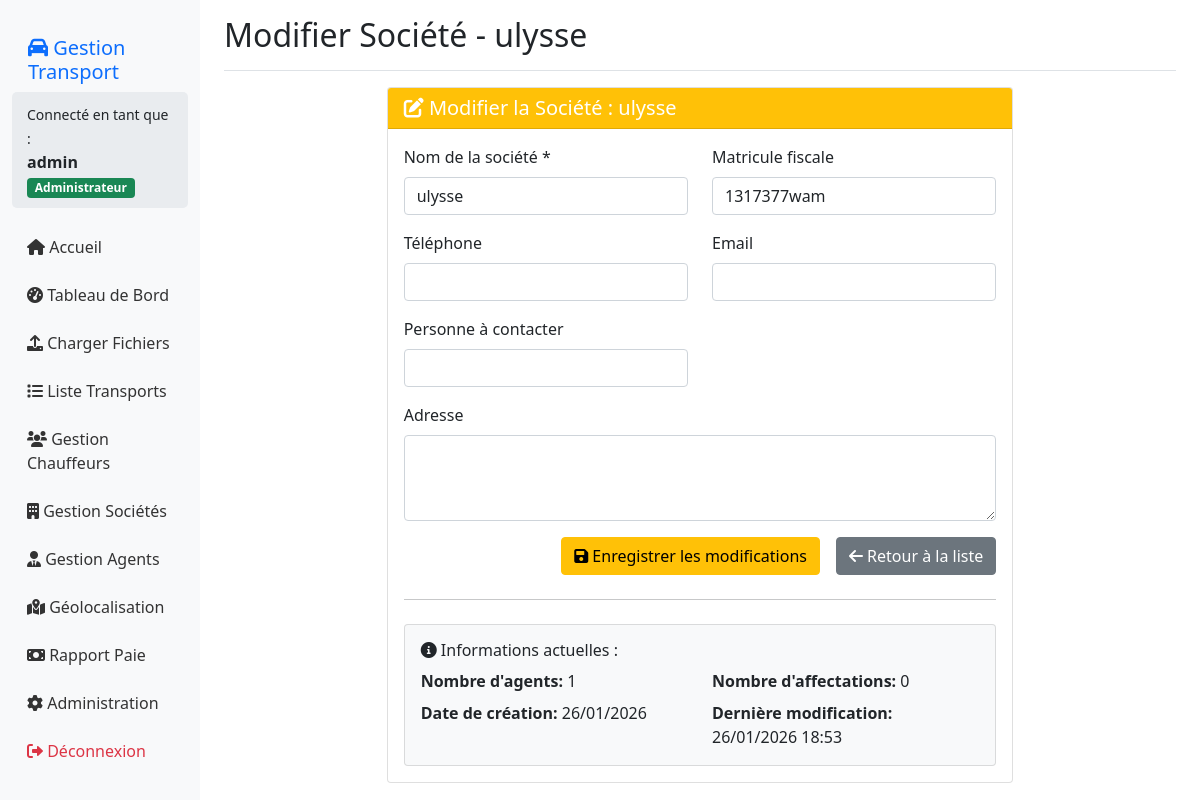
The app's page /societes/modifier/3/ (signed in) with its own data.
### gestion/models.py (models this page shows, shortened)
class Societe(models.Model):
    nom = models.CharField(max_length=200, unique=True, verbose_name="Nom de la société")
    matricule_fiscale = models.CharField(max_length=100, blank=True, null=True, verbose_name="Matricule fiscale")
    adresse = models.TextField(blank=True, null=True, verbose_name="Adresse de la société")
    telephone = models.CharField(max_length=20, blank=True, null=True, verbose_name="Téléphone de la société")
    email = models.EmailField(blank=True, null=True, verbose_name="Email de la société")
    contact_personne = models.CharField(max_length=200, blank=True, null=True, verbose_name="Personne à contacter")
    created_at = models.DateTimeField(default=timezone.now)
    updated_at = models.DateTimeField(auto_now=True)
    class Meta:
        verbose_name = "Société"
        verbose_name_plural = "Sociétés"
        ordering = ['nom']

### gestion/views.py (the view)
# urls.py: path('societes/modifier/<int:id>/', views.modifier_societe, name='modifier_societe'),
@login_required
def modifier_societe(request, id):
    societe = get_object_or_404(Societe, id=id)
    if request.method == 'POST':
        form = SocieteModificationForm(request.POST, instance=societe)
        if form.is_valid():
            form.save()
            messages.success(request, f'Société {societe.nom} modifiée avec succès')
            return redirect('societes')
        else:
            messages.error(request, 'Erreur dans le formulaire')
    else:
        form = SocieteModificationForm(instance=societe)
    agents_count = societe.agent_set.count()
    affectations_count = Affectation.objects.filter(agent__societe=societe).count()
    context = {
        'form': form,
        'societe': societe,
        'agents_count': agents_count,
        'affectations_count': affectations_count,
    }
    return render(request, 'gestion/modifier_societe.html', context)

### gestion/forms.py
class SocieteModificationForm(forms.ModelForm):
    class Meta:
        model = Societe
        fields = ['nom', 'matricule_fiscale', 'adresse', 'telephone', 'email', 'contact_personne']
        widgets = {
            'nom': forms.TextInput(attrs={'class': 'form-control'}),
            'matricule_fiscale': forms.TextInput(attrs={'class': 'form-control'}),
            'adresse': forms.Textarea(attrs={'class': 'form-control', 'rows': 3}),
            'telephone': forms.TextInput(attrs={'class': 'form-control'}),
            'email': forms.EmailInput(attrs={'class': 'form-control'}),
            'contact_personne': forms.TextInput(attrs={'class': 'form-control'}),
        }

### templates/gestion/modifier_societe.html (shortened to what this page needs)
{% extends 'gestion/base.html' %}
{% block page_title %}Modifier Société - {{ societe.nom }}{% endblock %}
{% block content %}
<div class="row">
    <div class="col-md-8 mx-auto">
        <div class="card">
            <div class="card-header bg-warning text-white">
                <h5 class="card-title mb-0">
                    <i class="fas fa-edit"></i> Modifier la Société : {{ societe.nom }}
                </h5>
            </div>
            <div class="card-body">
                <form method="post">
                    <div class="row">
                        <div class="col-md-6">
                            <div class="mb-3">
                                <label class="form-label">Nom de la société *</label>
                                {{ form.nom }}
                            </div>
                        </div>
                        <div class="col-md-6">
                            <div class="mb-3">
                                <label class="form-label">Matricule fiscale</label>
                                {{ form.matricule_fiscale }}
                            </div>
                        </div>
                    </div>
                    <div class="row">
                        <div class="col-md-6">
                            <div class="mb-3">
                                <label class="form-label">Téléphone</label>
                                {{ form.telephone }}
                            </div>
                        </div>
                        <div class="col-md-6">
                            <div class="mb-3">
                                <label class="form-label">Email</label>
                                {{ form.email }}
                            </div>
                        </div>
                    </div>
                    <div class="row">
                        <div class="col-md-6">
                            <div class="mb-3">
                                <label class="form-label">Personne à contacter</label>
                                {{ form.contact_personne }}
                            </div>
                        </div>
                    </div>
                    <div class="row">
                        <div class="col-md-12">
                            <div class="mb-3">
                                <label class="form-label">Adresse</label>
                                {{ form.adresse }}
                            </div>
                        </div>
                    </div>
                    <div class="d-grid gap-2 d-md-flex justify-content-md-end">
                        <button type="submit" class="btn btn-warning me-md-2">
                            <i class="fas fa-save"></i> Enregistrer les modifications
                        </button>
                        <a href="{% url 'societes' %}" class="btn btn-secondary">
                            <i class="fas fa-arrow-left"></i> Retour à la liste
                        </a>
                    </div>
                </form>
                <hr class="my-4">
                <div class="row">
                    <div class="col-12">
                        <div class="card bg-light">
                            <div class="card-body">
                                <h6><i class="fas fa-info-circle"></i> Informations actuelles :</h6>
                                <div class="row">
                                    <div class="col-md-6">
                                        <strong>Nombre d'agents:</strong> {{ agents_count }}
                                    </div>
                                    <div class="col-md-6">
                                        <strong>Nombre d'affectations:</strong> {{ affectations_count }}
                                    </div>
                                </div>
                                <div class="row mt-2">
                                    <div class="col-md-6">
                                        <strong>Date de création:</strong> {{ societe.created_at|date:"d/m/Y" }}
                                    </div>
                                    <div class="col-md-6">
                                        <strong>Dernière modification:</strong> {{ societe.updated_at|date:"d/m/Y H:i" }}
                                    </div>
                                </div>
                            </div>
                        </div>
                    </div>
                </div>
            </div>
        </div>
    </div>
</div>
{% endblock %}

### templates/gestion/base.html (shortened to what this page needs)
<!DOCTYPE html>
<html lang="fr">
<head>
    <link href="https://cdn.jsdelivr.net/npm/bootstrap@5.1.3/dist/css/bootstrap.min.css" rel="stylesheet">
    <link href="https://cdnjs.cloudflare.com/ajax/libs/font-awesome/6.0.0/css/all.min.css" rel="stylesheet">
</head>
<body>
    <div class="container-fluid">
        <div class="row">
            <nav class="col-md-3 col-lg-2 d-md-block sidebar">
                <div class="position-sticky pt-3">
                    <h5 class="px-3 text-primary"><i class="fas fa-car"></i> Gestion Transport</h5>
                    <div class="user-info">
                        <small>Connecté en tant que :</small><br>
                        <strong>{{ user.username }}</strong>
                        {% if user.is_staff %}
                        <span class="badge bg-success">Administrateur</span>
                        {% else %}
                        <span class="badge bg-info">Utilisateur</span>
                        {% endif %}
                    </div>
                    <ul class="nav flex-column">
                        <li class="nav-item">
                            <a class="nav-link" href="{% url 'index' %}">
                                <i class="fas fa-home"></i> Accueil
                            </a>
                        </li>
                        <li class="nav-item">
                            <a class="nav-link" href="{% url 'tableau_de_bord' %}">
                                <i class="fas fa-tachometer-alt"></i> Tableau de Bord
                            </a>
                        </li>
                        <li class="nav-item">
                            <a class="nav-link" href="{% url 'upload' %}">
                                <i class="fas fa-upload"></i> Charger Fichiers
                            </a>
                        </li>
                        <li class="nav-item">
                            <a class="nav-link" href="{% url 'liste_transports' %}">
                                <i class="fas fa-list"></i> Liste Transports
                            </a>
                        </li>
                        <li class="nav-item">
                            <a class="nav-link" href="{% url 'chauffeurs' %}">
                                <i class="fas fa-users"></i> Gestion Chauffeurs
                            </a>
                        </li>
                        <li class="nav-item">
                            <a class="nav-link" href="{% url 'societes' %}">
                                <i class="fas fa-building"></i> Gestion Sociétés
                            </a>
                        </li>
                        <li class="nav-item">
                            <a class="nav-link" href="{% url 'agents' %}">
                                <i class="fas fa-user-tie"></i> Gestion Agents
                            </a>
                        </li>
                        <li class="nav-item">
                            <a class="nav-link" href="{% url 'carte' %}">
                                <i class="fas fa-map-marked-alt"></i> Géolocalisation
                            </a>
                        </li>
                        {% if user.is_staff %}
                        <li class="nav-item">
                            <a class="nav-link" href="{% url 'paie' %}">
                                <i class="fas fa-money-bill"></i> Rapport Paie
                            </a>
                        </li>
                        <li class="nav-item">
                            <a class="nav-link" href="/admin/" target="_blank">
                                <i class="fas fa-cog"></i> Administration
                            </a>
                        </li>
                        {% endif %}
                        <li class="nav-item">
                            <a class="nav-link text-danger" href="{% url 'logout' %}">
                                <i class="fas fa-sign-out-alt"></i> Déconnexion
                            </a>
                        </li>
                    </ul>
                </div>
            </nav>
            <main class="col-md-9 ms-sm-auto col-lg-10 px-md-4 main-content">
                <div class="d-flex justify-content-between flex-wrap flex-md-nowrap align-items-center pt-3 pb-2 mb-3 border-bottom">
                    <h2 class="text-dark">{% block page_title %}Systeme de Gestion de Transport{% endblock %}</h2>
                </div>
                {% block content %}{% endblock %}
            </main>
        </div>
    </div>
</body>
</html>

### templates/gestion/base.html (style rules this page uses)
.sidebar { background-color: #f8f9fa; min-height: 100vh; padding-top: 20px; }
.sidebar .nav-link { color: #333; padding: 10px 15px; margin: 2px 0; }
.user-info { background: #e9ecef; padding: 10px 15px; border-radius: 5px; margin-bottom: 15px; }

### records on screen
Societe: nom "ulysse", matricule_fiscale "1317377wam", created_at "26/01/2026", updated_at "26/01/2026 18:53"

### other values on screen
{{ user.username }} "admin"
{{ agents_count }} "1"
{{ affectations_count }} "0"
